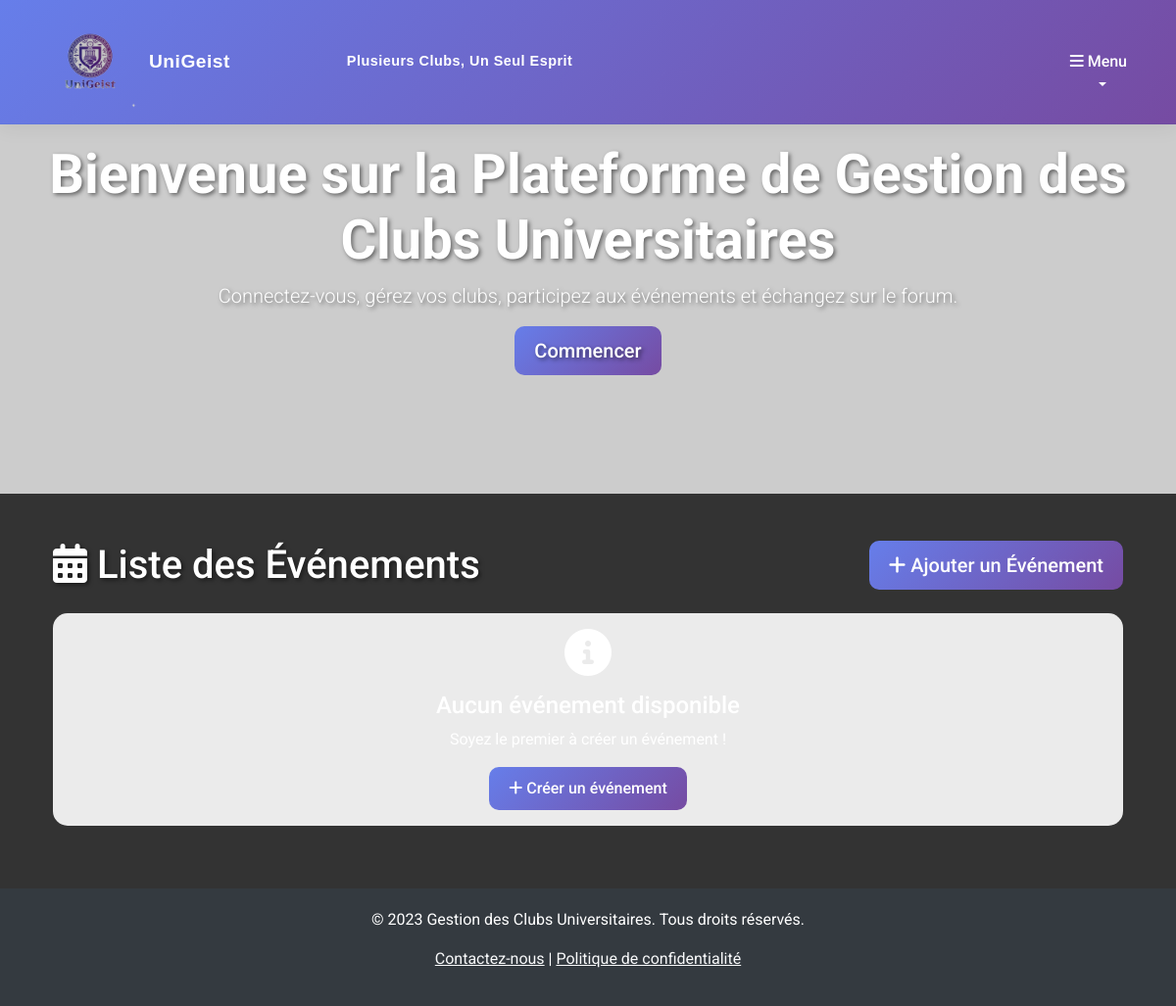
The app's page /evenements/evenements/, older data.
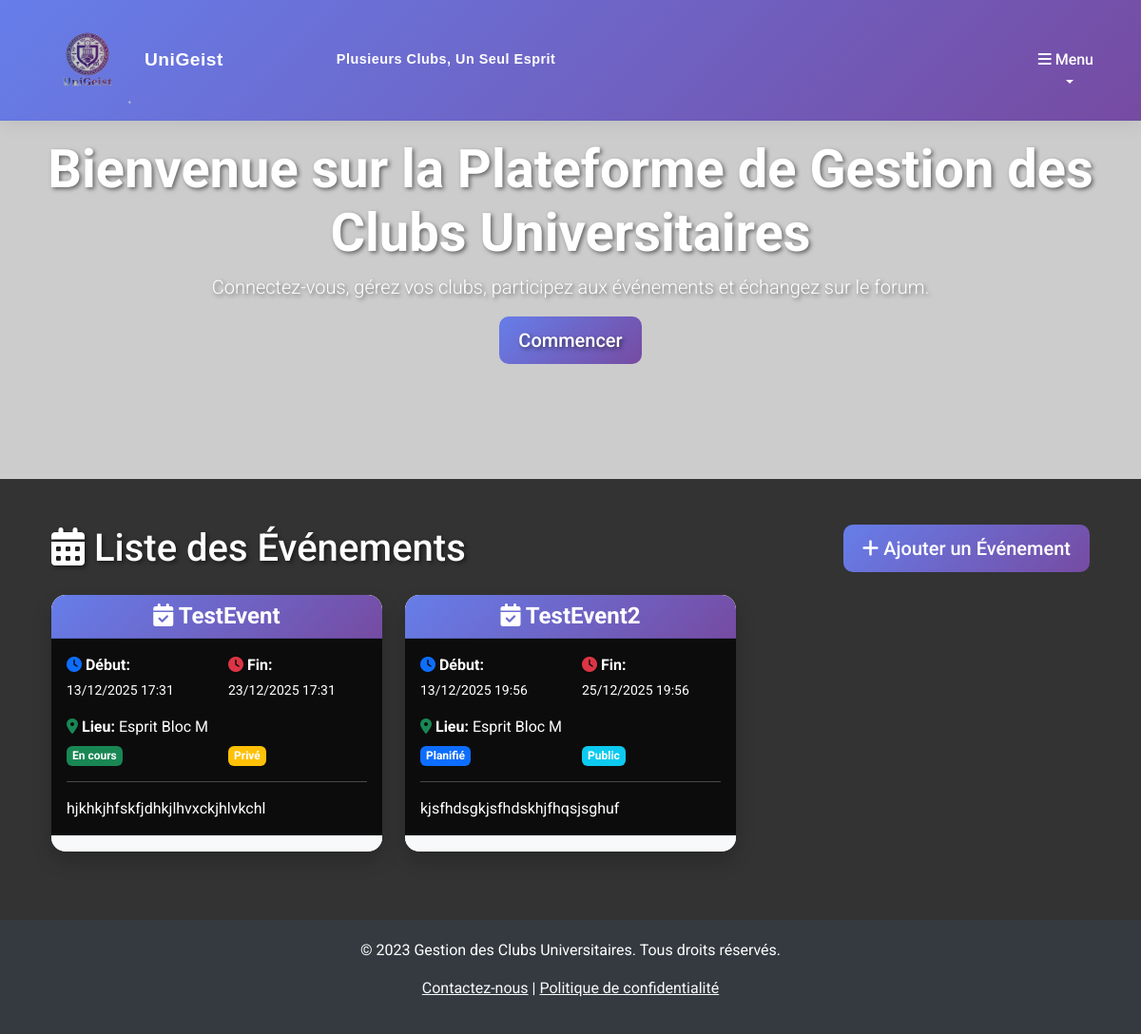
The same page, newer data.
### appEvenements/models.py (models this page shows, shortened)
class Evenement(models.Model):
    id=models.AutoField(primary_key=True)
    titre = models.CharField(max_length=200, validators=[MinLengthValidator(6,"Le titre doit avoir au moins 6 caractères"), MaxLengthValidator(200), RegexValidator(r'^[a-zA-Z0-9\s.,!?-]+$', message="Le titre ne peut contenir que des lettres, chiffres, espaces et ponctuation basique.")])
    description = models.TextField( max_length=1000, validators=[validators.MinLengthValidator(10), validators.MaxLengthValidator(1000), validators.RegexValidator(r'^[a-zA-Z0-9\s.,!?-]+$', message="La description ne peut contenir que des lettres, chiffres, espaces et ponctuation basique.")])
    date_debut = models.DateTimeField()
    date_fin = models.DateTimeField()
    lieu = models.CharField(max_length=200, validators=[validators.MinLengthValidator(5), validators.MaxLengthValidator(200), validators.RegexValidator(r'^[a-zA-Z0-9\s.,!?-]+$', message="Le lieu ne peut contenir que des lettres, chiffres, espaces et ponctuation basique.")])
    statut = models.CharField(max_length=50, choices=[('planifie', 'Planifié'), ('en_cours', 'En cours'), ('termine', 'Terminé'), ('annule', 'Annulé')])
    visibilite = models.CharField(max_length=50, choices=[('public', 'Public'), ('prive', 'Privé')])
    max_participants = models.PositiveIntegerField(default=100, help_text="Nombre maximum de participants")
    featured = models.BooleanField(default=False, help_text="Événement à la une")
    promotion_image = models.FileField(upload_to='promotions/', blank=True, null=True, help_text="Image de promotion")
    promotion_description = models.TextField(blank=True, null=True, help_text="Description de promotion")

### appEvenements/views.py (the view)
# urls.py: path('evenements/',ListeEvenementsView.as_view(), name='evenements'),
class ListeEvenementsView(ListView):
    model = Evenement
    template_name = 'appEvenements/evenements_list.html'
    context_object_name = 'evenements'
    paginate_by = 10

### templates/appEvenements/evenements_list.html (shortened to what this page needs)
{% extends 'base.html' %}
{% load static %}
{% block content %}
<div class="container mt-5">
    <div class="d-flex justify-content-between align-items-center mb-4">
        <h1 class="mb-0" style="color: white; text-shadow: 2px 2px 4px rgba(0, 0, 0, 0.5);"><i class="fas fa-calendar-alt"></i> Liste des Événements</h1>
        <a href="{% url 'ajouter' %}" class="btn btn-primary btn-lg"><i class="fas fa-plus"></i> Ajouter un Événement</a>
    </div>
    <div class="row">
        {% for evenement in object_list %}
            <div class="col-md-6 col-lg-4 mb-4">
                <div class="card h-100 event-card" style="background: rgba(255, 255, 255, 0.95); backdrop-filter: blur(10px); border-radius: 15px; box-shadow: 0 10px 20px rgba(0, 0, 0, 0.2); position: relative; overflow: hidden;">
                    <div class="card-header" style="background: linear-gradient(135deg, #667eea 0%, #764ba2 100%); color: white; border-radius: 15px 15px 0 0;">
                        <h4 class="card-title mb-0 text-center fw-bold"><i class="fas fa-calendar-check"></i> {{ evenement.titre }}</h4>
                    </div>
                    <div class="card-body">
                        <div class="row">
                            <div class="col-6">
                                <p class="mb-1"><i class="fas fa-clock text-primary"></i> <strong>Début:</strong></p>
                                <p class="small">{{ evenement.date_debut|date:"d/m/Y H:i" }}</p>
                            </div>
                            <div class="col-6">
                                <p class="mb-1"><i class="fas fa-clock text-danger"></i> <strong>Fin:</strong></p>
                                <p class="small">{{ evenement.date_fin|date:"d/m/Y H:i" }}</p>
                            </div>
                        </div>
                        <p class="mb-2"><i class="fas fa-map-marker-alt text-success"></i> <strong>Lieu:</strong> {{ evenement.lieu }}</p>
                        <div class="row">
                            <div class="col-6">
                                <span class="badge bg-{% if evenement.statut == 'planifie' %}primary{% elif evenement.statut == 'en_cours' %}success{% elif evenement.statut == 'termine' %}secondary{% else %}danger{% endif %}">
                                    {{ evenement.get_statut_display }}
                                </span>
                            </div>
                            <div class="col-6">
                                <span class="badge bg-{% if evenement.visibilite == 'public' %}info{% else %}warning{% endif %}">
                                    {{ evenement.get_visibilite_display }}
                                </span>
                            </div>
                        </div>
                        <hr>
                        <p class="card-text">{{ evenement.description|truncatechars:120 }}</p>
                    </div>
                    <div class="card-footer bg-light position-relative">
                    </div>
                </div>
            </div>
        {% empty %}
            <div class="col-12">
                <div class="alert alert-info text-center" style="background: rgba(255, 255, 255, 0.9); border-radius: 15px; border: none;">
                    <i class="fas fa-info-circle fa-3x mb-3"></i>
                    <h4 class="alert-heading">Aucun événement disponible</h4>
                    <p>Soyez le premier à créer un événement !</p>
                    <a href="{% url 'ajouter' %}" class="btn btn-primary"><i class="fas fa-plus"></i> Créer un événement</a>
                </div>
            </div>
        {% endfor %}
    </div>
</div>
{% endblock %}

### templates/base.html (shortened to what this page needs)
// {% load static %}
<!DOCTYPE html>
<html lang="fr">
<head>
    <link href="https://cdn.jsdelivr.net/npm/bootstrap@5.3.0/dist/css/bootstrap.min.css" rel="stylesheet">
    <link rel="stylesheet" href="https://cdnjs.cloudflare.com/ajax/libs/font-awesome/6.0.0/css/all.min.css">
    <link rel="stylesheet" href="{% static 'css/style.css' %}">
</head>
<body>
    <nav class="navbar navbar-expand-lg navbar-light fixed-top minimalist-navbar" id="mainNavbar">
        <div class="container d-flex justify-content-between align-items-center">
            <a class="navbar-brand fw-bold" href="{% url 'home' %}" id="navbarBrand">
                <img src="{% static 'images/logo.png' %}" alt="Logo UniGeist" class="navbar-logo">
                <span class="brand-text">UniGeist</span>
            </a>
            <div class="navbar-slogan">
                <span class="brand-slogan">Plusieurs Clubs, Un Seul Esprit</span>
            </div>
            <div class="collapse navbar-collapse" id="navbarNav">
                <ul class="navbar-nav ms-auto">
                    <li class="nav-item dropdown">
                        <a class="nav-link dropdown-toggle" href="#" id="navbarDropdown" role="button" data-bs-toggle="dropdown" aria-expanded="false">
                            <i class="fas fa-bars"></i> Menu
                        </a>
                    </li>
                </ul>
            </div>
        </div>
    </nav>
    <section class="hero-section">
        <div class="container text-center dynamic-text">
            <h1 class="display-4 fw-bold">{% block hero_title %}Bienvenue sur la Plateforme de Gestion des Clubs Universitaires{% endblock %}</h1>
            <p class="lead">{% block hero_subtitle %}Connectez-vous, gérez vos clubs, participez aux événements et échangez sur le forum.{% endblock %}</p>
            <a href="{% url 'liste' %}" class="btn btn-primary btn-lg">Commencer</a>
        </div>
    </section>
    <main class="container my-5">
        {% block content %}{% endblock %}
    </main>
    <footer class="footer">
        <div class="container text-center">
            <p>&copy; 2023 Gestion des Clubs Universitaires. Tous droits réservés.</p>
            <p><a href="#" class="text-light">Contactez-nous</a> | <a href="#" class="text-light">Politique de confidentialité</a></p>
        </div>
    </footer>
</body>
</html>

### static/css/style.css (style rules this page uses)
body { font-family: 'Roboto', sans-serif; background: #333333; color: #ffffff; min-height: 100vh; }
.navbar { background: linear-gradient(135deg, #667eea 0%, #764ba2 100%); backdrop-filter: blur(20px); box-shadow: 0 2px 20px rgba(0, 0, 0, 0.08); transition: all 0.4s cubic-bezier(0.25, 0.46, 0.45, 0.94); border-bottom: 1px solid rgba(0, 0, 0, 0.05); min-height: 70px; }
.minimalist-navbar { background: linear-gradient(135deg, #667eea 0%, #764ba2 100%) !important; backdrop-filter: blur(25px) !important; }
.navbar-brand { transition: all 0.3s ease; position: relative; display: flex; align-items: center; gap: 10px; }
.navbar-logo { height: 100px; width: auto; max-width: 100px; object-fit: contain; filter: brightness(0.9); transition: all 0.3s ease; }
.brand-text { color: #ffffff; font-family: 'Arial Black', 'Arial Bold', Gadget, sans-serif; font-weight: 900; letter-spacing: 0.5px; font-size: 1.2rem; transition: all 0.3s ease; }
.navbar-slogan { flex: 1; text-align: center; margin: 0 20px; cursor: pointer; transition: all 0.3s ease; }
.brand-slogan { color: #ffffff; font-family: 'Arial Black', 'Arial Bold', Gadget, sans-serif; font-size: 0.9rem; font-weight: 900; letter-spacing: 0.5px; transition: all 0.3s ease; }
.dropdown-toggle { border: none; background: transparent; color: #ffffff; font-weight: 500; transition: all 0.3s ease; position: relative; }
.dropdown-toggle::after { content: ''; position: absolute; bottom: -5px; left: 50%; width: 0; height: 2px; background: linear-gradient(135deg, #667eea 0%, #764ba2 100%); transition: all 0.3s ease; transform: translateX(-50%); }
.hero-section { background: url('https://via.placeholder.com/1920x600?text=Université+Clubs') no-repeat center center; background-size: cover; height: 60vh; display: flex; align-items: center; justify-content: center; color: white; text-shadow: 2px 2px 4px rgba(0, 0, 0, 0.5); }
.footer { background: #343a40; color: white; padding: 20px 0; }
.dynamic-text { animation: fadeIn 2s ease-in-out; }
.btn { border-radius: 10px; padding: 10px 20px; font-weight: 500; transition: all 0.3s ease; }
.btn-primary { background: linear-gradient(135deg, #667eea 0%, #764ba2 100%); border: none; }
.card { border: none; border-radius: 15px; overflow: hidden; transition: transform 0.3s ease, box-shadow 0.3s ease; }
.card-header { border-radius: 15px 15px 0 0 !important; }
.card-body { background: rgba(0, 0, 0, 0.95); color: #ffffff; }
.card-footer { background: rgba(0, 0, 0, 0.9); border-top: 1px solid rgba(255, 255, 255, 0.1); color: #ffffff; }
.event-card { transition: all 0.3s ease; }
.badge { font-size: 0.75em; padding: 0.375em 0.5em; border-radius: 0.375rem; }
.text-primary, .text-danger, .text-success { font-weight: 600; }

Row changes from the older to the newer data that the page shows:
added Evenement: titre "TestEvent", date_debut "13/12/2025 17:31", date_fin "23/12/2025 17:31", lieu "Esprit Bloc M", statut "En cours", visibilite "Privé", description "hjkhkjhfskfjdhkjlhvxckjhlvkchl"
added Evenement: titre "TestEvent2", date_debut "13/12/2025 19:56", date_fin "25/12/2025 19:56", lieu "Esprit Bloc M", statut "Planifié", visibilite "Public", description "kjsfhdsgkjsfhdskhjfhqsjsghuf"
Text that changed along with them:
text no longer shown: "Aucun événement disponible Soyez le premier à créer un événement ! Créer un événement"
